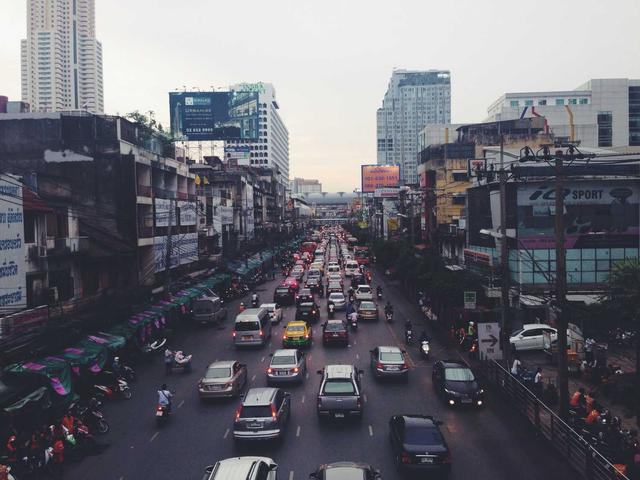
#> input picture 02_surf/images/input_image.jpg, 640 x 480 px
$ python surf_final_summary.py
#> lines starting #> are read from the running program, lines starting #| are printed output that depends on the picture
"""
SURF Final Summary Visualization
Complete pipeline overview with all steps
"""

import numpy as np
from PIL import Image
import matplotlib.pyplot as plt
import matplotlib.patches as patches
import os

SCRIPT_DIR = os.path.dirname(os.path.abspath(__file__))
BASE_DIR = os.path.dirname(SCRIPT_DIR)
IMAGES_DIR = os.path.join(BASE_DIR, 'images')
os.makedirs(IMAGES_DIR, exist_ok=True)


def load_image():
    """Load the input image."""
    img_path = os.path.join(IMAGES_DIR, 'input_image.jpg')
    if os.path.exists(img_path):
        img = Image.open(img_path).convert('L')
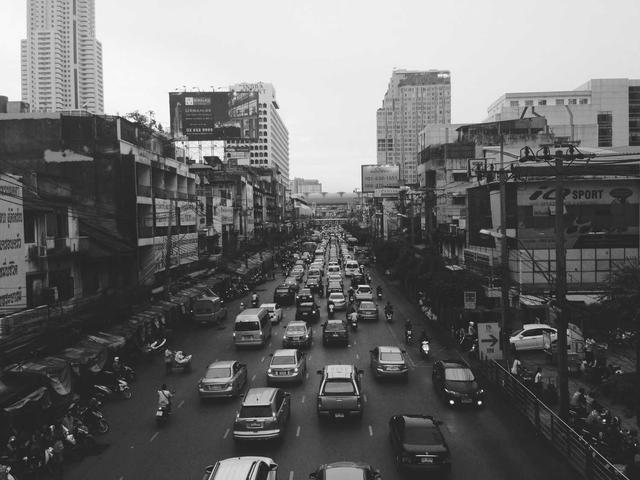
#> img: PIL image 640x480 L; min 1, max 255, mean 106.6
        if img.size[0] > 800 or img.size[1] > 600:
            img = img.resize((640, 480), Image.Resampling.LANCZOS)
        return np.array(img)
    else:
        img = np.zeros((480, 640), dtype=np.uint8)
        img[100:200, 100:250] = 180
        img[250:350, 300:450] = 220
        Image.fromarray(img).save(img_path)
        return img


def create_final_summary():
    """Create comprehensive SURF summary visualization"""

    img = load_image()
    H, W = img.shape
#> H = 480; W = 640

    fig = plt.figure(figsize=(22, 14))
    gs = fig.add_gridspec(3, 4, hspace=0.3, wspace=0.25)

    # 1. Input Image
    ax1 = fig.add_subplot(gs[0, 0])
    ax1.imshow(img, cmap='gray')
    ax1.set_title(f'Step 0: Input\n{W}×{H}', fontsize=12, fontweight='bold')
    ax1.axis('off')

    # 2. Integral Image
    ax2 = fig.add_subplot(gs[0, 1])
    integral = np.cumsum(np.cumsum(img.astype(np.float64), axis=0), axis=1)
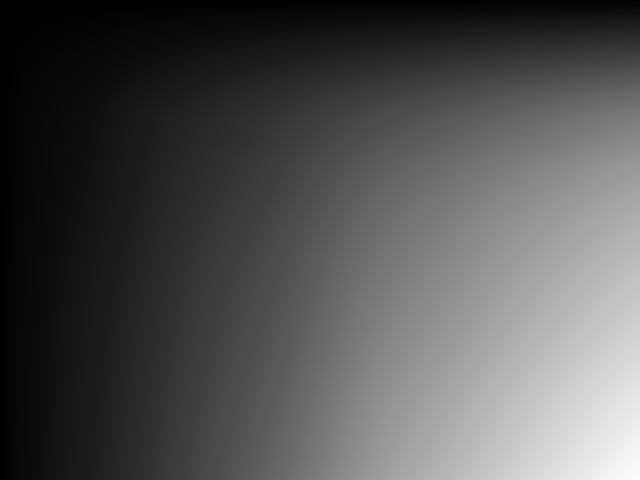
#> integral: shape (480, 640) float64; min 246, max 32750171, mean 10542967.8; drawn with min black and max white
    ii_norm = (integral - integral.min()) / (integral.max() - integral.min())
    ax2.imshow(ii_norm, cmap='viridis')
    ax2.set_title('Step 1: Integral Image\nII(x,y) = Σ I(i,j)', fontsize=12, fontweight='bold')
    ax2.axis('off')

    # 3. Hessian Response
    ax3 = fig.add_subplot(gs[0, 2])
    ax3.set_xlim(0, 100)
    ax3.set_ylim(0, 100)
    ax3.axis('off')

    # Draw box filters
    rect1 = patches.Rectangle((20, 55), 20, 30, facecolor='green', edgecolor='black', alpha=0.7)
    rect2 = patches.Rectangle((40, 55), 20, 30, facecolor='red', edgecolor='black', alpha=0.7)
    rect3 = patches.Rectangle((60, 55), 20, 30, facecolor='green', edgecolor='black', alpha=0.7)
    ax3.add_patch(rect1)
    ax3.add_patch(rect2)
    ax3.add_patch(rect3)
    ax3.text(30, 70, '+1', fontsize=10, ha='center', va='center', fontweight='bold', color='white')
    ax3.text(50, 70, '-2', fontsize=10, ha='center', va='center', fontweight='bold', color='white')
    ax3.text(70, 70, '+1', fontsize=10, ha='center', va='center', fontweight='bold', color='white')
    ax3.text(50, 40, 'det(H) = Dxx·Dyy - (0.9·Dxy)²', fontsize=10, ha='center')
    ax3.set_title('Step 2: Hessian\nBox Filters', fontsize=12, fontweight='bold')

    # 4. Scale-Space
    ax4 = fig.add_subplot(gs[0, 3])
    ax4.set_xlim(0, 100)
    ax4.set_ylim(0, 100)
    ax4.axis('off')

    colors = ['#e74c3c', '#f39c12', '#3498db', '#27ae60']
    filter_sizes = [9, 15, 21, 27]
    for i, (fs, color) in enumerate(zip(filter_sizes, colors)):
        width = 15 + i * 8
        rect = patches.FancyBboxPatch((50 - width/2, 75 - i*18), width, 14,
                                       boxstyle="round,pad=0.02",
                                       facecolor=color, edgecolor='black', linewidth=2, alpha=0.8)
        ax4.add_patch(rect)
        ax4.text(50, 82 - i*18, f'{fs}×{fs}', ha='center', va='center', fontsize=9, fontweight='bold', color='white')
    ax4.text(50, 15, '26-neighbor extrema', fontsize=10, ha='center')
    ax4.set_title('Step 3: Scale-Space\nFilter Pyramid', fontsize=12, fontweight='bold')

    # 5. Keypoint Detection
    ax5 = fig.add_subplot(gs[1, 0])
    ax5.imshow(img, cmap='gray')
    np.random.seed(42)
    colors_kp = ['red', 'lime', 'cyan']
    sizes = [4, 7, 11]
    for scale, (color, size) in enumerate(zip(colors_kp, sizes)):
        n_kps = [60, 40, 20][scale]
        margin = 20 + scale * 10
        for _ in range(n_kps):
            x = np.random.randint(margin, W - margin)
            y = np.random.randint(margin, H - margin)
            circle = plt.Circle((x, y), size, color=color, fill=False, linewidth=1.2)
            ax5.add_patch(circle)
    ax5.set_title('Step 3: Detected\nKeypoints', fontsize=12, fontweight='bold')
    ax5.axis('off')

    # 6. Filtering
    ax6 = fig.add_subplot(gs[1, 1])
    ax6.imshow(img, cmap='gray')
    np.random.seed(123)
    for scale, (color, size) in enumerate(zip(colors_kp, sizes)):
        n_kps = [45, 30, 15][scale]
        margin = 25 + scale * 10
        for _ in range(n_kps):
            x = np.random.randint(margin, W - margin)
            y = np.random.randint(margin, H - margin)
            circle = plt.Circle((x, y), size, color=color, fill=False, linewidth=1.5)
            ax6.add_patch(circle)
    ax6.set_title('Step 4: Filtered\n(Sub-pixel refined)', fontsize=12, fontweight='bold')
    ax6.axis('off')

    # 7. Orientation
    ax7 = fig.add_subplot(gs[1, 2])
    ax7.imshow(img, cmap='gray')
    np.random.seed(456)
    for _ in range(35):
        x = np.random.randint(50, W - 50)
        y = np.random.randint(50, H - 50)
        ori = np.random.uniform(0, 2 * np.pi)
        size = np.random.choice([5, 8, 11])
        circle = plt.Circle((x, y), size, color='red', fill=False, linewidth=1.5)
        ax7.add_patch(circle)
        dx = size * 1.5 * np.cos(ori)
        dy = size * 1.5 * np.sin(ori)
        ax7.arrow(x, y, dx, dy, head_width=4, head_length=3, fc='yellow', ec='yellow')
    ax7.set_title('Step 5: Orientation\n(Haar wavelets)', fontsize=12, fontweight='bold')
    ax7.axis('off')

    # 8. Descriptor
    ax8 = fig.add_subplot(gs[1, 3])
    np.random.seed(789)
    desc = np.random.randn(64)
    desc = desc / np.linalg.norm(desc)
    bar_colors = plt.cm.tab20(np.repeat(np.arange(16), 4) / 16)
    ax8.bar(range(64), desc, color=bar_colors, edgecolor='none', width=1)
    for i in range(1, 16):
        ax8.axvline(x=i*4 - 0.5, color='black', linewidth=0.5, linestyle='--', alpha=0.3)
    ax8.set_xlim(-1, 64)
    ax8.set_xlabel('Index (0-63)')
    ax8.set_ylabel('Value')
    ax8.set_title('Step 6: 64-D Descriptor\n[Σdx,Σdy,Σ|dx|,Σ|dy|]×16', fontsize=12, fontweight='bold')

    # 9. Pipeline Flow (bottom row)
    ax9 = fig.add_subplot(gs[2, :])
    ax9.axis('off')

    pipeline = """
╔══════════════════════════════════════════════════════════════════════════════════════════════════════════════════════════════════╗
║                                           SURF COMPLETE PIPELINE SUMMARY                                                          ║
╠══════════════════════════════════════════════════════════════════════════════════════════════════════════════════════════════════╣
║                                                                                                                                    ║
║   INPUT: Image (H × W)                                                                                                            ║
║          │                                                                                                                        ║
║          ▼                                                                                                                        ║
║   ┌──────────────────────────────────────────────────────────────────────────────────────────────────────────────────────────┐    ║
║   │  1️⃣ DETECTION PHASE                                                                                                       │    ║
║   │     Step 1: Integral Image ──────► II(x,y) = Σ I(i,j)  [O(1) box sums enabled!]                                          │    ║
║   │     Step 2: Hessian Box Filters ─► det(H) = Dxx·Dyy - (0.9·Dxy)²  [Blob detection]                                       │    ║
║   │     Step 3: Scale-Space Extrema ─► 26-neighbor comparison at multiple filter sizes (9,15,21,27...)                       │    ║
║   │     Step 4: Keypoint Refinement ─► Sub-pixel localization, threshold filtering                                            │    ║
║   └──────────────────────────────────────────────────────────────────────────────────────────────────────────────────────────┘    ║
║          │                                                                                                                        ║
║          ▼                                                                                                                        ║
║   ┌──────────────────────────────────────────────────────────────────────────────────────────────────────────────────────────┐    ║
║   │  2️⃣ DESCRIPTION PHASE                                                                                                     │    ║
║   │     Step 5: Orientation ─────────► Haar wavelets in circular region, 60° sliding window                                   │    ║
║   │     Step 6: Descriptor (64-D) ───► 20s×20s region, 4×4 subregions, [Σdx', Σdy', Σ|dx'|, Σ|dy'|]×16                       │    ║
║   └──────────────────────────────────────────────────────────────────────────────────────────────────────────────────────────┘    ║
║          │                                                                                                                        ║
║          ▼                                                                                                                        ║
║   OUTPUT: N keypoints with (x, y, scale, orientation, 64-D descriptor)                                                            ║
║                                                                                                                                    ║
║   KEY INNOVATIONS: ① Integral Images → O(1) computation  ② Box Filters → Fast approximation  ③ Filter Pyramid → No resizing      ║
╚══════════════════════════════════════════════════════════════════════════════════════════════════════════════════════════════════╝
"""
    ax9.text(0.02, 0.5, pipeline, fontsize=8, family='monospace', va='center',
             bbox=dict(boxstyle='round', facecolor='white', alpha=0.95))

    plt.suptitle('SURF (Speeded-Up Robust Features) - Complete Algorithm Overview', fontsize=18, fontweight='bold', y=0.98)
    plt.savefig(os.path.join(IMAGES_DIR, 'surf_final_summary.png'), dpi=150, bbox_inches='tight', facecolor='white')
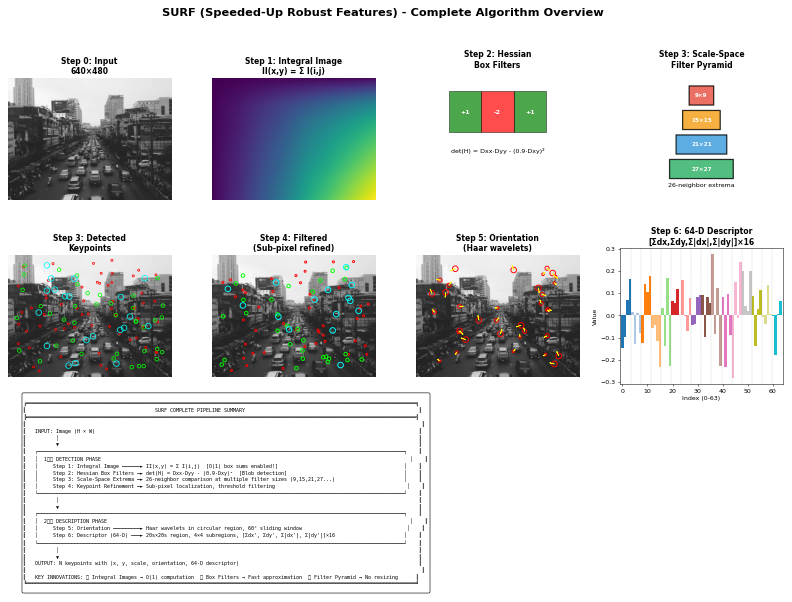
#> figure drawn by matplotlib, 8 panels; panel 8: tallest bar 0.275 high, from x = 35.5 to 36.5
    plt.close()
    print("Saved: surf_final_summary.png")


def create_quick_reference():
    """Create a quick reference card"""

    fig, ax = plt.subplots(figsize=(16, 12))
    ax.axis('off')

    reference = """
╔══════════════════════════════════════════════════════════════════════════════════════════╗
║                              SURF ALGORITHM - QUICK REFERENCE                             ║
╠══════════════════════════════════════════════════════════════════════════════════════════╣
║                                                                                          ║
║  PROPERTY           │ VALUE                                                              ║
║  ───────────────────┼────────────────────────────────────────────────────────────────────║
║  Full Name          │ Speeded-Up Robust Features                                         ║
║  Year               │ 2006 (Bay, Tuytelaars, Van Gool)                                   ║
║  Speed              │ ~3× faster than SIFT                                               ║
║  Descriptor Size    │ 64-D (or 128-D extended variant)                                   ║
║                                                                                          ║
╠══════════════════════════════════════════════════════════════════════════════════════════╣
║                                    KEY FORMULAS                                          ║
╠══════════════════════════════════════════════════════════════════════════════════════════╣
║                                                                                          ║
║  STEP 1 - INTEGRAL IMAGE:                                                                ║
║    II(x,y) = Σᵢ₌₀ˣ Σⱼ₌₀ʸ I(i,j)                                                         ║
║    Box_Sum = II(D) - II(B) - II(C) + II(A)   [O(1) for ANY rectangle]                   ║
║                                                                                          ║
║  STEP 2 - HESSIAN MATRIX:                                                                ║
║    H = | Dxx  Dxy |                                                                      ║
║        | Dxy  Dyy |                                                                      ║
║    det(H) = Dxx · Dyy - (0.9 · Dxy)²                                                    ║
║                                                                                          ║
║  STEP 3 - SCALE-SPACE:                                                                   ║
║    Filter sizes: 9×9, 15×15, 21×21, 27×27, ... (+6 each step)                           ║
║    σ ≈ 1.2 × (filter_size / 9)                                                          ║
║    Keypoint if: val > ALL 26 neighbors OR val < ALL 26 neighbors                        ║
║                                                                                          ║
║  STEP 4 - REFINEMENT:                                                                    ║
║    offset = -H⁻¹ × ∇H                                                                    ║
║    REJECT if: |offset| > 0.5                                                             ║
║                                                                                          ║
║  STEP 5 - ORIENTATION:                                                                   ║
║    Haar X: dx = I(right) - I(left)                                                      ║
║    Haar Y: dy = I(bottom) - I(top)                                                      ║
║    60° sliding window → dominant direction                                               ║
║                                                                                          ║
║  STEP 6 - DESCRIPTOR:                                                                    ║
║    20s × 20s region → 4×4 = 16 subregions                                               ║
║    Each subregion: [Σdx', Σdy', Σ|dx'|, Σ|dy'|]                                         ║
║    Total: 16 × 4 = 64 values (normalized)                                                ║
║                                                                                          ║
╠══════════════════════════════════════════════════════════════════════════════════════════╣
║                                  SURF vs SIFT                                            ║
╠══════════════════════════════════════════════════════════════════════════════════════════╣
║                                                                                          ║
║  Feature          │ SIFT                    │ SURF                                       ║
║  ─────────────────┼─────────────────────────┼───────────────────────────────────────────║
║  Scale-Space      │ Image pyramid           │ Filter pyramid                             ║
║  Blob Detector    │ DoG                     │ Hessian det                                ║
║  Filter Type      │ Gaussian convolution    │ Box filters (O(1))                         ║
║  Descriptor       │ 128-D                   │ 64-D                                       ║
║  Orientation      │ Gradient histogram      │ Haar wavelet                               ║
║  Speed            │ Baseline                │ ~3× faster                                 ║
║                                                                                          ║
╚══════════════════════════════════════════════════════════════════════════════════════════╝
"""
    ax.text(0.02, 0.5, reference, fontsize=9, family='monospace', va='center',
            bbox=dict(boxstyle='round', facecolor='lightyellow', alpha=0.95))
    ax.set_title('SURF Quick Reference Card', fontsize=16, fontweight='bold')

    plt.tight_layout()
    plt.savefig(os.path.join(IMAGES_DIR, 'surf_quick_reference.png'), dpi=150, bbox_inches='tight', facecolor='white')
    plt.close()
    print("Saved: surf_quick_reference.png")


if __name__ == "__main__":
    create_final_summary()
    create_quick_reference()
    print("\nFinal summary images generated!")
